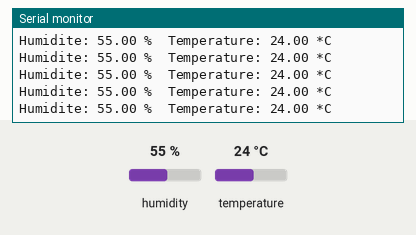
Recording of a sketch running on a simulated Arduino Uno, built with avr-gcc and run on an emulated ATmega328P. On the bench: the last lines printed to the serial monitor. The inputs (shaded band) are chosen by the test bench; at power-on: humidity 55 %, temperature 24 °C.

Above: at 3.3 s.
3.4 s: humidity set to 22 %
At 5.0 s:
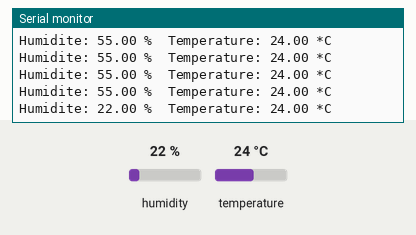
6.2 s: temperature set to 12 °C
At 6.2 s:
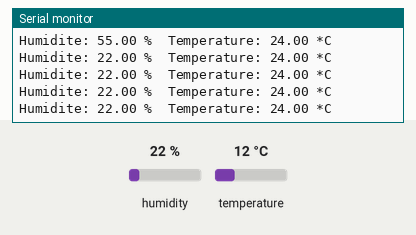
9.0 s: humidity set to 40 %
At 9.5 s:
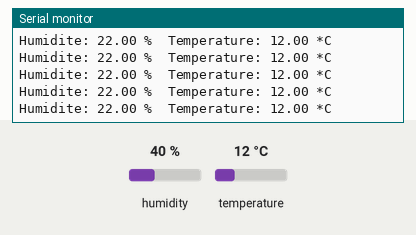
Timing chart, 0 to 12.0 s (numbered marks = the images above; inputs shaded):
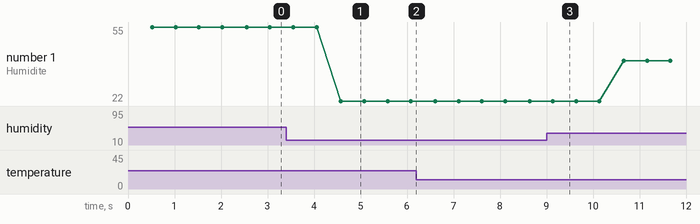

Measured:
- after the input at 3.4 s, the serial monitor: prints a new line after 1.2 s (image 1)
- plotted number 1: 55 → 22 after the input at 3.4 s, 22 → 40 after the input at 9.0 s

The sketch:

programme_capteur_temperature_humidite.ino
```cpp
#include "DHT.h"     // Librairie des capteurs DHT
#define DHTPIN 5    // Changer le pin sur lequel est branché le DHT
#define DHTTYPE DHT11
DHT dht(DHTPIN, DHTTYPE);

void setup() {
  Serial.begin(9600);
  Serial.println("Test du composant DHT11 !");

  dht.begin();
}
void loop() {
  // Délai de 2 secondes entre chaque mesure. La lecture prend 250 millisecondes
  delay(500);
  // Lecture du taux d'humidité
  float h = dht.readHumidity();
  // Lecture de la température en Celcius
  float t = dht.readTemperature();
  // Pour lire la température en Fahrenheit
  float f = dht.readTemperature(true);

  // Stop le programme et renvoi un message d'erreur si le capteur ne renvoi aucune mesure
  if (isnan(h) || isnan(t) || isnan(f)) {
    Serial.println("Echec de lecture !");
    return;
  }

  Serial.print("Humidite: ");
  Serial.print(h);
  Serial.print(" %\t");
  Serial.print("Temperature: ");
  Serial.print(t);
  Serial.println(" *C ");
}
```
